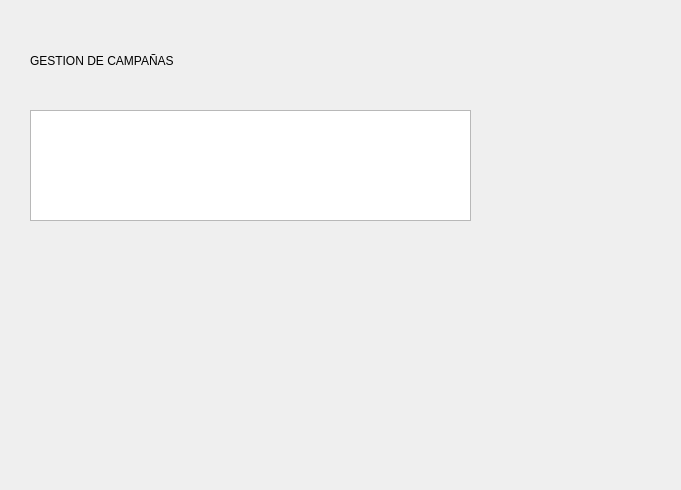
<?xml version="1.0" encoding="UTF-8"?>
<ui version="4.0">
 <class>Form</class>
 <widget class="QWidget" name="Form">
  <property name="geometry">
   <rect>
    <x>0</x>
    <y>0</y>
    <width>681</width>
    <height>490</height>
   </rect>
  </property>
  <property name="windowTitle">
   <string>Form</string>
  </property>
  <property name="styleSheet">
   <string notr="true">QLineEdit{
background-color: rgb(223, 223, 223);
color: rgb(0, 0, 0);
border-radius: 10px;
}

QComboBox{
background-color: rgb(223, 223, 223);
font: 10pt &quot;Arial&quot;;
color: rgb(0, 0, 0);
border-radius: 10px;
}

QLineEdit:hover{
background-color: rgb(180, 180, 180)
}
QComboBox:hover{
background-color: rgb(180, 180, 180)
}

QPushButton {background-color: rgb(0, 255, 255);
font: 14pt &quot;Arial&quot;;
border-radius: 10px;
border-width: 2px;
hover: rgb(212, 255, 252)
}

QPushButton:hover {
background-color: rgb(100, 255, 255);
}

QPushButton:pressed {
background-color: rgb(27, 198, 186)
}

#cancel {background-color: rgb(255, 80, 80);
font: 14pt &quot;Arial&quot;;
border-radius: 10px;
border-width: 2px;
hover: rgb(212, 255, 252)
}

#cancel:hover {
background-color: rgb(255, 136, 136);
}

#cancel:pressed {
background-color: rgb(186, 3, 3)
}

QLabel{
font: 10pt &quot;Arial&quot;;
}</string>
  </property>
  <widget class="QLabel" name="logo">
   <property name="enabled">
    <bool>true</bool>
   </property>
   <property name="geometry">
    <rect>
     <x>500</x>
     <y>10</y>
     <width>161</width>
     <height>81</height>
    </rect>
   </property>
   <property name="text">
    <string/>
   </property>
   <property name="pixmap">
    <pixmap>../../media/imagenes/logo.jpg</pixmap>
   </property>
   <property name="scaledContents">
    <bool>true</bool>
   </property>
  </widget>
  <widget class="QLabel" name="label">
   <property name="geometry">
    <rect>
     <x>30</x>
     <y>40</y>
     <width>251</width>
     <height>41</height>
    </rect>
   </property>
   <property name="styleSheet">
    <string notr="true">font: 16pt &quot;Arial&quot;;</string>
   </property>
   <property name="text">
    <string>GESTION DE CAMPAÑAS</string>
   </property>
  </widget>
  <widget class="QTableView" name="campanias">
   <property name="geometry">
    <rect>
     <x>30</x>
     <y>110</y>
     <width>441</width>
     <height>111</height>
    </rect>
   </property>
  </widget>
 </widget>
 <resources/>
 <connections/>
</ui>
